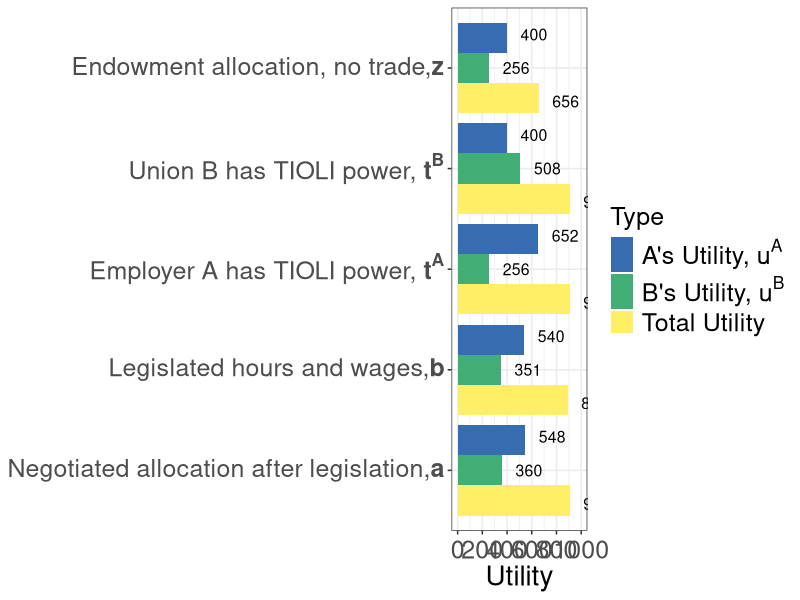
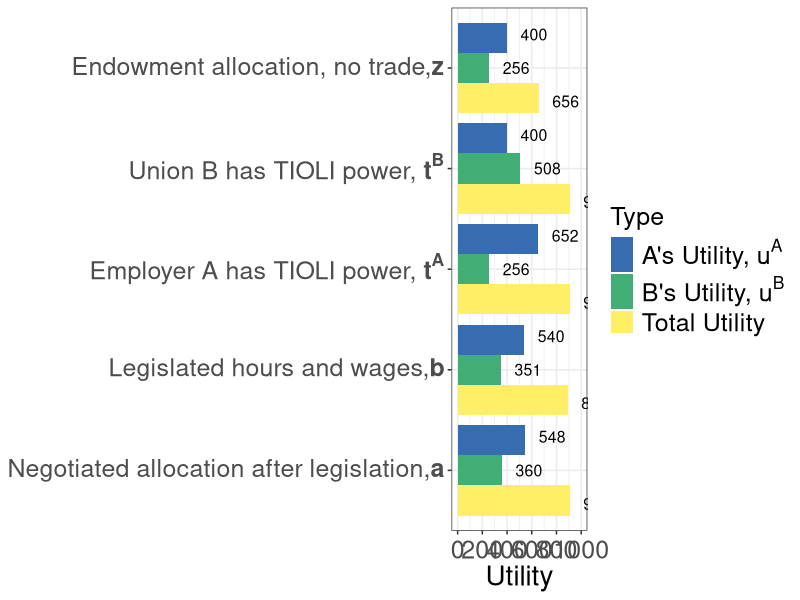

These figures' R source, in order:
library(tidyverse)
ua <- c(400, 652, 400, 540, 548)
ub <- c(256, 256, 508, 351, 360)
point <- c("z", "ta", "tb", "b", "a")
totalu <- c(656, 908, 908, 891, 908)
df <- tibble(point, ua, ub, totalu)
dfnar <- 
  df %>% 
  gather(type, Utility, -point) %>% 
  arrange(point)
xaxislabs <- c("a",  "b",  expression(paste(t^A)), expression(paste(t^B)), "z")
x1 <- c(expression(paste("Endowment allocation, no trade,", bold(z))))
x2 <- c(expression(paste("Employer A has TIOLI power, ", bold(t^A))))
x3 <- c(expression(paste("Union B has TIOLI power, ", bold(t^B))))
x5 <- c(expression(paste("Negotiated allocation after legislation,", bold(a))))
dfplot <-
  dfnar %>%
  mutate(point = factor(point, levels = c("z", "ta", "tb", "b", "a")),
         type = factor(type, levels = c("ub","ua", "totalu")))

dfnar$type <- factor(dfnar$type, levels = c("totalu","ub","ua"))

plot1 <- dfnar %>% 
  ggplot(aes(x = point, y = Utility)) +
  geom_bar(aes(group = type, fill = type), stat = "identity", position = position_dodge()) + 
  #geom_text(aes(x=point,y=Utility,label=Utility),vjust=90) + 
  #geom_text(aes(x = point, y = Utility, label = Utility)) +
  #scale_x_discrete(labels = xaxislabs) + 
  scale_x_discrete(labels=c("z" = x1, "ta" = x2,
                            "tb" = x3, "b" = expression(paste("Legislated hours and wages,",bold(b))), "a" = x5)) +
  scale_y_continuous(breaks = seq(0,1000,200),
                   labels = seq(0,1000,200),
                   limits = c(0,1000)) +
  scale_fill_manual(values=c("#386cb0","#41AE76","#FFEF66"), 
                    name = "Type",
                    breaks = c("ua", "ub", "totalu"), 
                    labels = c(expression(paste("A's Utility, ", u^A)), expression(paste("B's Utility, ", u^B)), paste("Total Utility")))+
  #xlab("Point in the Edgeworth Box") + 
  theme_bw() +
  theme(legend.position = "right",
        legend.text.align = 0,
        axis.title = element_text(size = 20),
        axis.title.y = element_blank(),
        axis.text.y = element_text(size = 18),
        #legend.title = element_text(size = 16),
        legend.text = element_text(size = 18),
        legend.title = element_text(size = 18),
        axis.text.x  = element_text(vjust = 0.5, size = 18)) + 
  geom_text(
    aes(x = point, y = Utility, label = Utility, group = type), 
    hjust = -0.5, size = 4,
    position = position_dodge(width = 1),
    inherit.aes = TRUE
  ) + 
  coord_flip() 
plot1 



ggsave("property/unions_bargraph.pdf", plot1, width = 11, height = 7)

# scale_fill_discrete(name = "", 
#                     breaks = c("ua", "ub", "totalu"), 
#                     labels = c(expression(paste("A's Utility, ", u^A)), expression(paste("B's Utility, ",u^B), "Total Utility"))
# ) +
#   scale_color_discrete(name = "", 
#                        breaks = c("ua", "ub", "totalu"), 
#                        labels = c(expression(paste("A's Utility, ", u^A)), expression(paste("B's Utility, ",u^B), "Total Utility"))
#   ) +
